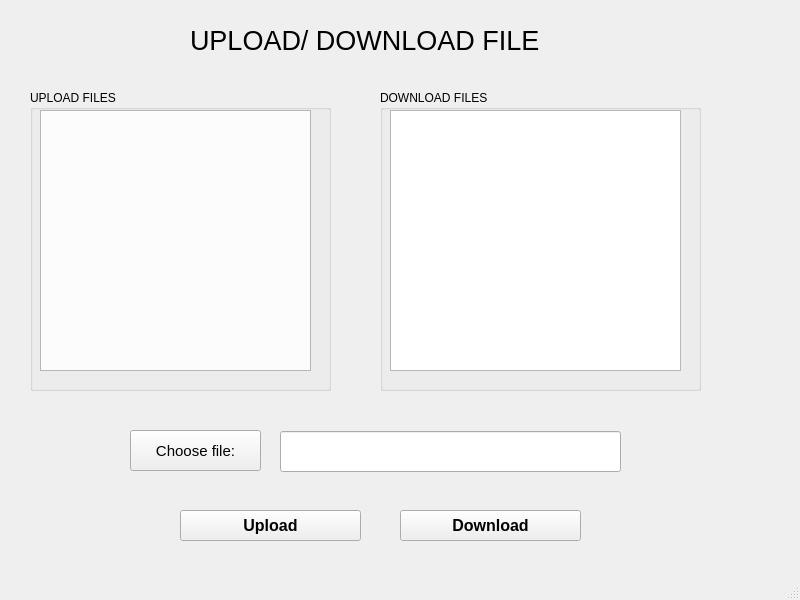
<?xml version="1.0" encoding="UTF-8"?>
<ui version="4.0">
 <class>MainWindow</class>
 <widget class="QMainWindow" name="MainWindow">
  <property name="geometry">
   <rect>
    <x>0</x>
    <y>0</y>
    <width>800</width>
    <height>600</height>
   </rect>
  </property>
  <property name="windowTitle">
   <string>MainWindow</string>
  </property>
  <widget class="QWidget" name="centralwidget">
   <widget class="QLabel" name="label">
    <property name="geometry">
     <rect>
      <x>190</x>
      <y>-80</y>
      <width>491</width>
      <height>241</height>
     </rect>
    </property>
    <property name="font">
     <font>
      <pointsize>20</pointsize>
      <weight>50</weight>
      <bold>false</bold>
     </font>
    </property>
    <property name="text">
     <string>UPLOAD/ DOWNLOAD FILE</string>
    </property>
   </widget>
   <widget class="QPushButton" name="chooseFileButton">
    <property name="geometry">
     <rect>
      <x>130</x>
      <y>430</y>
      <width>131</width>
      <height>41</height>
     </rect>
    </property>
    <property name="font">
     <font>
      <pointsize>11</pointsize>
     </font>
    </property>
    <property name="text">
     <string>Choose file:</string>
    </property>
   </widget>
   <widget class="QPushButton" name="downloadButton">
    <property name="geometry">
     <rect>
      <x>400</x>
      <y>510</y>
      <width>181</width>
      <height>31</height>
     </rect>
    </property>
    <property name="font">
     <font>
      <pointsize>12</pointsize>
      <weight>75</weight>
      <bold>true</bold>
     </font>
    </property>
    <property name="text">
     <string>Download</string>
    </property>
   </widget>
   <widget class="QPushButton" name="uploadButton">
    <property name="geometry">
     <rect>
      <x>180</x>
      <y>510</y>
      <width>181</width>
      <height>31</height>
     </rect>
    </property>
    <property name="font">
     <font>
      <pointsize>12</pointsize>
      <weight>75</weight>
      <bold>true</bold>
     </font>
    </property>
    <property name="text">
     <string>Upload</string>
    </property>
   </widget>
   <widget class="QListView" name="upload_list">
    <property name="geometry">
     <rect>
      <x>40</x>
      <y>110</y>
      <width>271</width>
      <height>261</height>
     </rect>
    </property>
    <property name="font">
     <font>
      <pointsize>10</pointsize>
     </font>
    </property>
   </widget>
   <widget class="QLineEdit" name="fileName">
    <property name="geometry">
     <rect>
      <x>280</x>
      <y>431</y>
      <width>341</width>
      <height>41</height>
     </rect>
    </property>
    <property name="font">
     <font>
      <pointsize>11</pointsize>
     </font>
    </property>
    <property name="cursor">
     <cursorShape>WaitCursor</cursorShape>
    </property>
    <property name="mouseTracking">
     <bool>true</bool>
    </property>
    <property name="tabletTracking">
     <bool>false</bool>
    </property>
    <property name="text">
     <string/>
    </property>
   </widget>
   <widget class="QGroupBox" name="groupBox_3">
    <property name="geometry">
     <rect>
      <x>380</x>
      <y>90</y>
      <width>321</width>
      <height>301</height>
     </rect>
    </property>
    <property name="font">
     <font>
      <pointsize>9</pointsize>
     </font>
    </property>
    <property name="title">
     <string>DOWNLOAD FILES</string>
    </property>
    <widget class="QListView" name="download_list">
     <property name="geometry">
      <rect>
       <x>10</x>
       <y>20</y>
       <width>291</width>
       <height>261</height>
      </rect>
     </property>
    </widget>
   </widget>
   <widget class="QGroupBox" name="groupBox">
    <property name="geometry">
     <rect>
      <x>30</x>
      <y>90</y>
      <width>301</width>
      <height>301</height>
     </rect>
    </property>
    <property name="font">
     <font>
      <pointsize>9</pointsize>
     </font>
    </property>
    <property name="title">
     <string>UPLOAD FILES</string>
    </property>
    <widget class="QGroupBox" name="groupBox_2">
     <property name="geometry">
      <rect>
       <x>360</x>
       <y>10</y>
       <width>301</width>
       <height>301</height>
      </rect>
     </property>
     <property name="title">
      <string>UPLOAD FILES</string>
     </property>
    </widget>
   </widget>
  </widget>
  <widget class="QMenuBar" name="menubar">
   <property name="geometry">
    <rect>
     <x>0</x>
     <y>0</y>
     <width>800</width>
     <height>26</height>
    </rect>
   </property>
  </widget>
  <widget class="QStatusBar" name="statusbar"/>
 </widget>
 <resources/>
 <connections/>
</ui>
